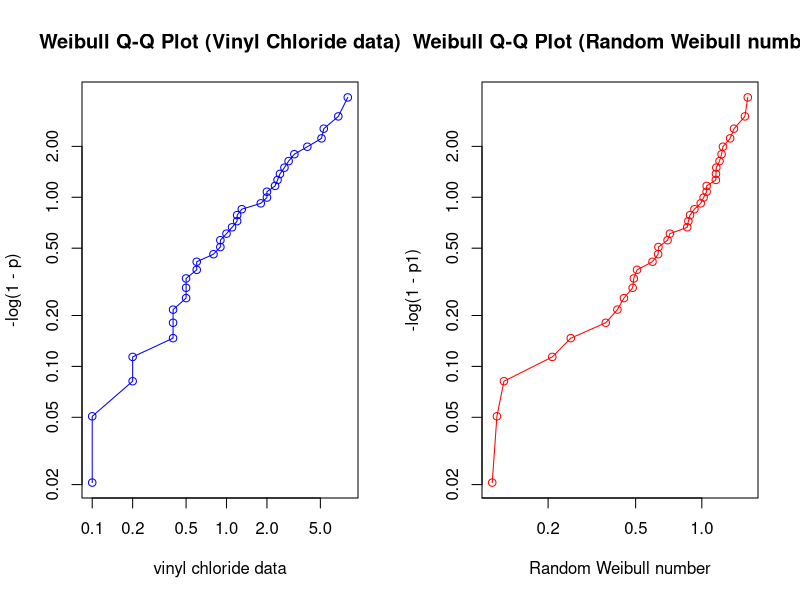
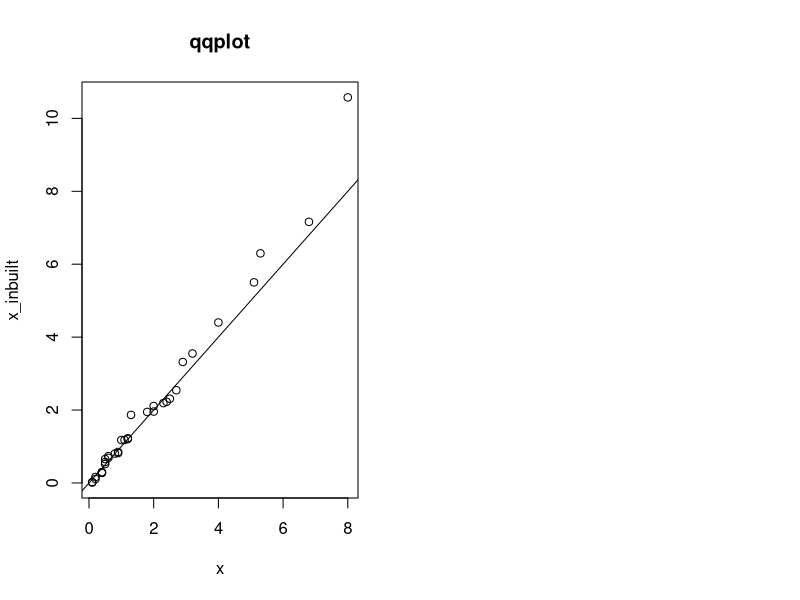

The R script that drew these images, in order:
# FINAL PROJECT
# 1(a).

fit_weibull <- function(x)
{
    xbar <- mean(x)
    varx <- var(x)
    f <- function(b){
    return(gamma(1+2/b)/gamma(1+1/b)^2 - 1 - varx/xbar^2)
			  }
    bhat <- uniroot(f,c(0.02,50))$root
    ahat <- xbar/gamma(1+1/bhat)
    return(c(ahat,bhat))
}

x<- c(5.1, 2.4, 0.4, 0.5, 2.5, 0.1, 6.8, 1.2, 0.5, 0.6, 
5.3, 2.3, 1.8, 1.2, 1.3, 1.1, 0.9, 3.2, 1.0, 0.9, 0.4, 
0.6, 8.0, 0.4, 2.7, 0.2, 2.0, 0.2, 0.5, 0.8, 2.0, 2.9, 0.1, 4.0)
fit_weibull(x)

y <- rweibull(34, 1.84, 0.96)
p = ppoints(sort(x), a=0.3)
p1 = ppoints(sort(y), a=0.3)
par(mfrow=c(1,2))
plot(sort(x), -log(1-p), log="xy", type="o", col="blue",
     xlab="vinyl chloride data", 
     main = "Weibull Q-Q Plot (Vinyl Chloride data)")
plot(sort(y), -log(1-p1), log="xy", type="o", col="red",
     xlab="Random Weibull number", 
     main = "Weibull Q-Q Plot (Random Weibull number)")

# The data fits a Weibull distribution.



# Real_data vs. R function
x_inbuilt <- rweibull (34, 0.9, 1.888)
qqplot (x, x_inbuilt, main="qqplot")
abline(0,1)



# 1(b).
weib.mles <- function(x){
n <- length(x)
y <- log(x)
s1 <- mean(y)
c0 <- 1/(sqrt(var(y))*sqrt(6)/pi)
l <- 1
repeat{
z <- x**c0
s2 <- sum(z)
s3 <- sum(z*y)
s4 <- sum(z*y*y)
fn <- 1/c0+s1-s3/s2
if(abs(fn) <= 1.0e-6 | l > 30){break}
c1 <- c0+fn/(1/c0**2+(s2*s4-s3**2)/s2**2)
c0 <- c1
l <- l+1
}
ch <- c0
bh <- (s2/n)**(1/ch)
return(c(ch,bh))
}



ci.weib.para <- function(nr,x,cl){
al <- (1-cl)/2; ll <- nr*al; lu <- nr-ll
gpqc <- seq(1:nr)
gpqb <- seq(1:nr)
n <- length(x)
ml <- weib.mles(x)
ch0 <- ml[1]; bh0 <- ml[2]
for(i in 1:nr){
x <- rweibull(n,1,1)
ml <- weib.mles(x)
chs <- ml[1]; bhs <- ml[2]
gpqc[i] <- ch0/chs
gpqb[i] <- bh0*(1/bhs)**(chs/ch0)
}
gpqc <- sort(gpqc)
gpqb <- sort(gpqb)
blow <- gpqb[ll]; bupp <- gpqb[lu]
clow <- gpqc[ll]; cupp <- gpqc[lu]
return(c(clow,cupp,blow,bupp))
}


CIvalues <- function(nr, x, cl){
ci.weib <- ci.weib.para(nr, x, 0.95)
clow<- ci.weib[1]
cupp<- ci.weib[2]
blow<- ci.weib[3]
bupp<- ci.weib[4]
lower<- blow*gamma(1+1/clow)
upper<- bupp*gamma(1+1/cupp)
cat(" Lower =", lower, "\n", "Upper =", upper,"\n")
}


x<- c(5.1, 2.4, .4, .5, 2.5, .1, 6.8, 1.2, .5, .6, 5.3, 2.3, 1.8, 1.2, 1.3, 1.1, .9, 3.2, 1.0, .9,.4, 
.6, 8.0, .4, 2.7, .2, 2.0, .2, .5, .8,2.0, 2.9, .1, 4.0)
CIvalues(100000, x, 0.95)


# 1 (c).

st.weib <- function(nr, x, t, cl){
n <- length(x)
sl <- seq(1:nr)
alpha <- 1-cl
ll <- nr*alpha; lu <- nr-ll
ml <- weib.mles(x)
c0h <- ml[1]; b0h <- ml[2]
s0t <- exp(-(t/b0h)**c0h)
for(i in 1:nr){
x <- rweibull(n,1,1)
ml <- weib.mles(x)
chs <- ml[1]; bhs <- ml[2]
sl[i] <- log(-log(s0t))/chs+log(bhs)
}
sl <- sort(sl)
low <- exp(-exp(sl[lu]))
cat("The lower CL for S(t) \n")
return(low)
}

x<- c(5.1, 2.4, 0.4, 0.5, 2.5, 0.1, 6.8, 1.2, 0.5, 0.6, 5.3, 2.3, 1.8, 1.2, 1.3, 1.1, 0.9, 3.2, 1.0, 0.9, 0.4, 
0.6, 8.0, 0.4, 2.7, 0.2, 2.0, 0.2, 0.5, 0.8, 2.0, 2.9, 0.1, 4.0)

t <- sort(x)
st.weib(100000, t, 2, 0.95)

# At least 24% of data of Vinyl Chloride concentration is above 2.
